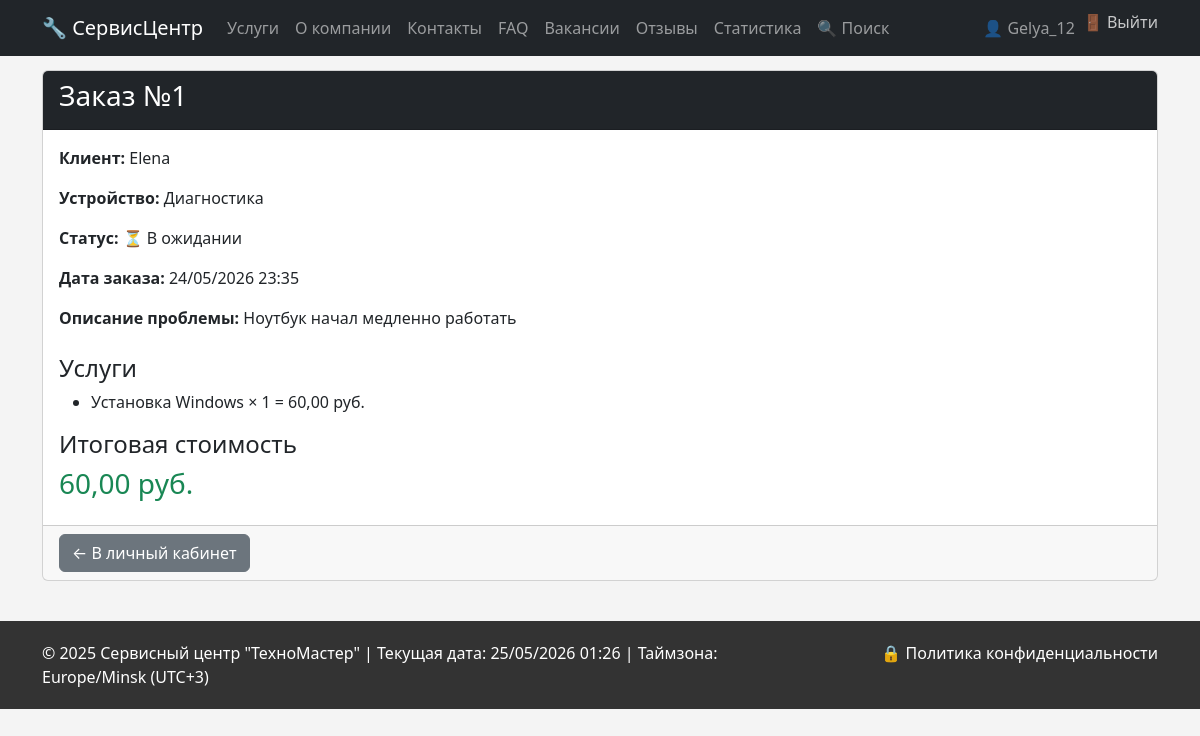
/order/1/ (signed in), run on the app's committed database.
### core/models.py (models this page shows, shortened)
class Order(models.Model):
    STATUS_CHOICES = [
        ('pending', 'В ожидании'),
        ('in_progress', 'В работе'),
        ('completed', 'Выполнен'),
        ('cancelled', 'Отменен'),
    ]
    client = models.ForeignKey(Client, on_delete=models.CASCADE, related_name='orders')
    master = models.ForeignKey(EmployeeProfile, on_delete=models.SET_NULL, null=True, related_name='orders')
    device = models.ForeignKey(DeviceType, on_delete=models.SET_NULL, null=True)
    services = models.ManyToManyField(Service, through='OrderService', related_name='orders')
    spare_parts = models.ManyToManyField(SparePart, through='OrderSparePart', blank=True)
    order_date = models.DateTimeField(auto_now_add=True)
    completion_date = models.DateField(null=True, blank=True)
    status = models.CharField(max_length=20, choices=STATUS_CHOICES, default='pending')
    client_problem = models.TextField(verbose_name="Описание проблемы")
    def total_cost(self):
        services_cost = sum(item.service.price * item.quantity for item in self.orderservice_set.all())
        parts_cost = sum(item.spare_part.price * item.quantity for item in self.ordersparepart_set.all())
        return services_cost + parts_cost

class Client(models.Model):
    user = models.OneToOneField(User, on_delete=models.CASCADE, related_name='client_profile', null=True, blank=True)
    full_name = models.CharField(max_length=150)
    phone = models.CharField(max_length=20, validators=[phone_regex])
    address = models.TextField()
    passport_data = models.CharField(max_length=100, blank=True, verbose_name="Паспортные данные")
    birth_date = models.DateField(verbose_name="Дата рождения")  # Обязательное поле!

class DeviceType(models.Model):
    name = models.CharField(max_length=100)
    brand = models.CharField(max_length=50, blank=True)
    def __str__(self):
        return f"{self.brand} {self.name}".strip()

class OrderService(models.Model):
    order = models.ForeignKey(Order, on_delete=models.CASCADE)
    service = models.ForeignKey(Service, on_delete=models.CASCADE)
    quantity = models.PositiveIntegerField(default=1)

class Service(models.Model):
    name = models.CharField(max_length=200)
    service_type = models.ForeignKey(ServiceType, on_delete=models.CASCADE, related_name='services')
    price = models.DecimalField(max_digits=10, decimal_places=2, validators=[MinValueValidator(0)])
    unit = models.CharField(max_length=20, default="шт.", help_text="шт., час, услуга")
    image = models.ImageField(upload_to='services/', blank=True, null=True)

### core/views.py (the view)
# urls.py: re_path(r'^order/(?P<order_id>\d+)/$', views.order_detail, name='order_detail'),
@login_required
def order_detail(request, order_id):
    order = get_object_or_404(Order, id=order_id)
    return render(request, 'core/order_detail.html', {'order': order})

### templates/core/order_detail.html (shortened to what this page needs)
{% extends 'core/base.html' %}
{% block content %}
<div class="card">
    <div class="card-header bg-dark text-white">
        <h3>Заказ №{{ order.id }}</h3>
    </div>
    <div class="card-body">
        <p><strong>Клиент:</strong> {{ order.client.full_name }}</p>
        <p><strong>Устройство:</strong> {{ order.device|default:"Не указано" }}</p>
        <p><strong>Статус:</strong>
            {% if order.status == 'pending' %}⏳ В ожидании
            {% elif order.status == 'in_progress' %}🔧 В работе
            {% elif order.status == 'completed' %}✅ Выполнен
            {% else %}❌ Отменен{% endif %}
        </p>
        <p><strong>Дата заказа:</strong> {{ order.order_date|date:"d/m/Y H:i" }}</p>
        <p><strong>Описание проблемы:</strong> {{ order.client_problem }}</p>
        <h4 class="mt-4">Услуги</h4>
        <ul>
            {% for item in order.orderservice_set.all %}
            <li>{{ item.service.name }} × {{ item.quantity }} = {{ item.service.price|floatformat:2 }} руб.</li>
            {% empty %}
            <li>Нет услуг</li>
            {% endfor %}
        </ul>
        <h4>Итоговая стоимость</h4>
        <p class="h3 text-success">{{ order.total_cost|floatformat:2 }} руб.</p>
    </div>
    <div class="card-footer">
        <a href="{% url 'cabinet' %}" class="btn btn-secondary">← В личный кабинет</a>
    </div>
</div>
{% endblock %}

### templates/core/base.html (shortened to what this page needs)
<!DOCTYPE html>
<html lang="ru">
<head>
    <link href="https://cdn.jsdelivr.net/npm/bootstrap@5.3.0/dist/css/bootstrap.min.css" rel="stylesheet">
</head>
<body>
    <nav class="navbar navbar-expand-lg navbar-dark bg-dark fixed-top">
        <div class="container">
            <a class="navbar-brand" href="{% url 'home' %}">🔧 СервисЦентр</a>
            <div class="collapse navbar-collapse" id="navbarNav">
                <ul class="navbar-nav me-auto">
                    <li class="nav-item"><a class="nav-link" href="{% url 'service_list' %}">Услуги</a></li>
                    <li class="nav-item"><a class="nav-link" href="{% url 'about' %}">О компании</a></li>
                    <li class="nav-item"><a class="nav-link" href="{% url 'contacts' %}">Контакты</a></li>
                    <li class="nav-item"><a class="nav-link" href="{% url 'faq' %}">FAQ</a></li>
                    <li class="nav-item"><a class="nav-link" href="{% url 'vacancies' %}">Вакансии</a></li>
                    <li class="nav-item"><a class="nav-link" href="{% url 'reviews' %}">Отзывы</a></li>
                    <li class="nav-item"><a class="nav-link" href="{% url 'statistics' %}">Статистика</a></li>
                    <li class="nav-item"><a class="nav-link" href="{% url 'search_orders' %}">🔍 Поиск</a></li>
                </ul>
                <ul class="navbar-nav">
                    {% if user.is_authenticated %}
                        <li class="nav-item"><a class="nav-link" href="{% url 'cabinet' %}">👤 {{ user.username }}</a></li>
                        <li class="nav-item">
                            <form action="{% url 'logout' %}" method="post" style="display: inline;">
                                <button type="submit" class="btn btn-link nav-link" style="display: inline; background: none; border: none; padding: 0; margin: 0; color: rgba(255,255,255,.75); text-decoration: none;">🚪 Выйти</button>
                            </form>
                        </li>
                    {% else %}
                        <li class="nav-item"><a class="nav-link" href="{% url 'login' %}">🔑 Войти</a></li>
                        <li class="nav-item"><a class="nav-link" href="{% url 'register' %}">📝 Регистрация</a></li>
                    {% endif %}
                </ul>
            </div>
        </div>
    </nav>
    <div class="container">
        {% block content %}
        {% endblock %}
    </div>
    <div class="footer">
        <div class="container">
            <div class="row">
                <div class="col-md-8 text-start">
                    © 2025 Сервисный центр "ТехноМастер" |
                    Текущая дата: {% now "d/m/Y H:i" %} |
                    Таймзона: Europe/Minsk (UTC+3)
                </div>
                <div class="col-md-4 text-end">
                    <a href="{% url 'privacy_policy' %}" class="text-white text-decoration-none">🔒 Политика конфиденциальности</a>
                </div>
            </div>
        </div>
    </div>
</body>
</html>

### templates/core/base.html (style rules this page uses)
body { background: #f4f4f4; padding-top: 70px; }
.footer { margin-top: 40px; padding: 20px; background: #333; color: white; text-align: center; }
.card { margin-bottom: 20px; }

### data on the page
Order: id "1", client.full_name "Elena", device "Диагностика", order_date "24/05/2026 23:35", client_problem "Ноутбук начал медленно работать", total_cost "60,00"
OrderService: service.name "Установка Windows", quantity "1", service.price "60,00"

### other printed values
{{ user.username }} "Gelya_12"
